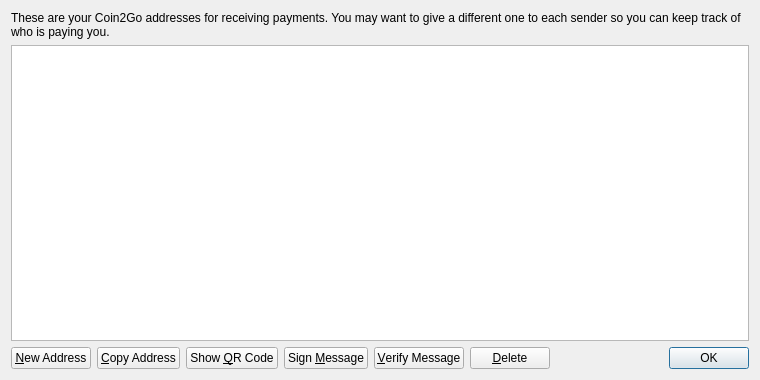
<?xml version="1.0" encoding="UTF-8"?>
<ui version="4.0">
 <class>AddressBookPage</class>
 <widget class="QWidget" name="AddressBookPage">
  <property name="geometry">
   <rect>
    <x>0</x>
    <y>0</y>
    <width>760</width>
    <height>380</height>
   </rect>
  </property>
  <property name="windowTitle">
   <string>Address Book</string>
  </property>
  <layout class="QVBoxLayout" name="verticalLayout">
   <item>
    <widget class="QLabel" name="labelExplanation">
     <property name="text">
      <string>These are your Coin2Go addresses for receiving payments. You may want to give a different one to each sender so you can keep track of who is paying you.</string>
     </property>
     <property name="textFormat">
      <enum>Qt::PlainText</enum>
     </property>
     <property name="wordWrap">
      <bool>true</bool>
     </property>
    </widget>
   </item>
   <item>
    <widget class="QTableView" name="tableView">
     <property name="contextMenuPolicy">
      <enum>Qt::CustomContextMenu</enum>
     </property>
     <property name="toolTip">
      <string>Double-click to edit address or label</string>
     </property>
     <property name="tabKeyNavigation">
      <bool>false</bool>
     </property>
     <property name="alternatingRowColors">
      <bool>true</bool>
     </property>
     <property name="selectionMode">
      <enum>QAbstractItemView::SingleSelection</enum>
     </property>
     <property name="selectionBehavior">
      <enum>QAbstractItemView::SelectRows</enum>
     </property>
     <property name="sortingEnabled">
      <bool>true</bool>
     </property>
     <attribute name="verticalHeaderVisible">
      <bool>false</bool>
     </attribute>
    </widget>
   </item>
   <item>
    <layout class="QHBoxLayout" name="horizontalLayout">
     <item>
      <widget class="QPushButton" name="newAddressButton">
       <property name="toolTip">
        <string>Create a new address</string>
       </property>
       <property name="text">
        <string>&amp;New Address</string>
       </property>
       <property name="icon">
        <iconset resource="../bitcoin.qrc">
         <normaloff>:/icons/add</normaloff>:/icons/add</iconset>
       </property>
      </widget>
     </item>
     <item>
      <widget class="QPushButton" name="copyToClipboard">
       <property name="toolTip">
        <string>Copy the currently selected address to the system clipboard</string>
       </property>
       <property name="text">
        <string>&amp;Copy Address</string>
       </property>
       <property name="icon">
        <iconset resource="../bitcoin.qrc">
         <normaloff>:/icons/editcopy</normaloff>:/icons/editcopy</iconset>
       </property>
      </widget>
     </item>
     <item>
      <widget class="QPushButton" name="showQRCode">
       <property name="text">
        <string>Show &amp;QR Code</string>
       </property>
       <property name="icon">
        <iconset resource="../bitcoin.qrc">
         <normaloff>:/icons/qrcode</normaloff>:/icons/qrcode</iconset>
       </property>
      </widget>
     </item>
     <item>
      <widget class="QPushButton" name="signMessage">
       <property name="toolTip">
        <string>Sign a message to prove you own a Coin2Go address</string>
       </property>
       <property name="text">
        <string>Sign &amp;Message</string>
       </property>
       <property name="icon">
        <iconset resource="../bitcoin.qrc">
         <normaloff>:/icons/edit</normaloff>:/icons/edit</iconset>
       </property>
      </widget>
     </item>
     <item>
      <widget class="QPushButton" name="verifyMessage">
       <property name="toolTip">
        <string>Verify a message to ensure it was signed with a specified Coin2Go address</string>
       </property>
       <property name="text">
        <string>&amp;Verify Message</string>
       </property>
       <property name="icon">
        <iconset resource="../bitcoin.qrc">
         <normaloff>:/icons/transaction_0</normaloff>:/icons/transaction_0</iconset>
       </property>
      </widget>
     </item>
     <item>
      <widget class="QPushButton" name="deleteButton">
       <property name="toolTip">
        <string>Delete the currently selected address from the list</string>
       </property>
       <property name="text">
        <string>&amp;Delete</string>
       </property>
       <property name="icon">
        <iconset resource="../bitcoin.qrc">
         <normaloff>:/icons/remove</normaloff>:/icons/remove</iconset>
       </property>
      </widget>
     </item>
     <item>
      <spacer name="horizontalSpacer">
       <property name="orientation">
        <enum>Qt::Horizontal</enum>
       </property>
       <property name="sizeHint" stdset="0">
        <size>
         <width>40</width>
         <height>20</height>
        </size>
       </property>
      </spacer>
     </item>
     <item>
      <widget class="QDialogButtonBox" name="buttonBox">
       <property name="sizePolicy">
        <sizepolicy hsizetype="Maximum" vsizetype="Fixed">
         <horstretch>0</horstretch>
         <verstretch>0</verstretch>
        </sizepolicy>
       </property>
       <property name="standardButtons">
        <set>QDialogButtonBox::Ok</set>
       </property>
      </widget>
     </item>
    </layout>
   </item>
  </layout>
 </widget>
 <resources>
  <include location="../bitcoin.qrc"/>
 </resources>
 <connections/>
</ui>
